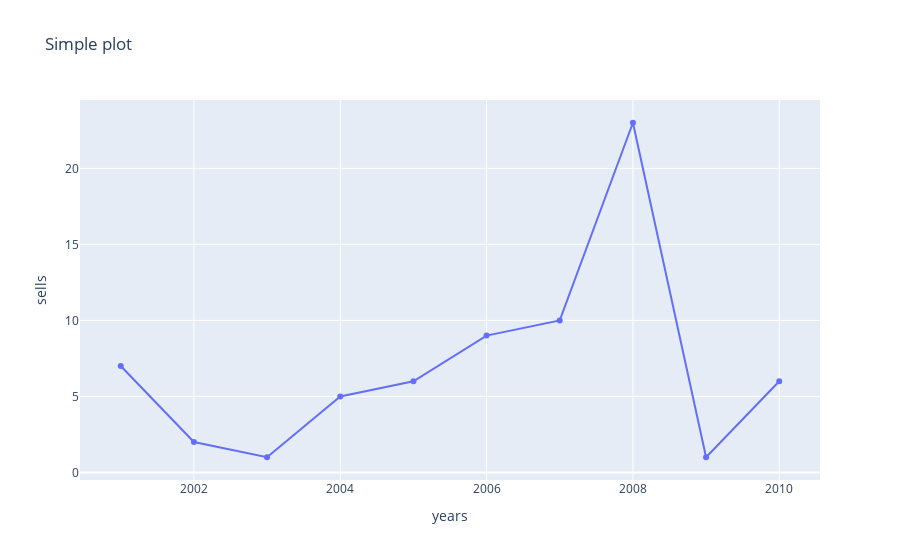

The cell this chart's notebook holds for it:
### Code cell
fig = go.Figure(go.Scatter(x=x, y=y))
fig.update_layout(title='Simple plot', xaxis_title='years', yaxis_title='sells')

### Figure 1 — Plotly figure (JSON) as saved in the notebook; plotly's stock layout.template omitted (floating-point values rounded to 4 significant figures)
{"data": [{"x": [2001, 2002, 2003, 2004, 2005, 2006, 2007, 2008, 2009, 2010], "y": [7, 2, 1, 5, 6, 9, 10, 23, 1, 6], "type": "scatter"}], "layout": {"title": {"text": "Simple plot"}, "xaxis": {"title": {"text": "years"}}, "yaxis": {"title": {"text": "sells"}}}}
